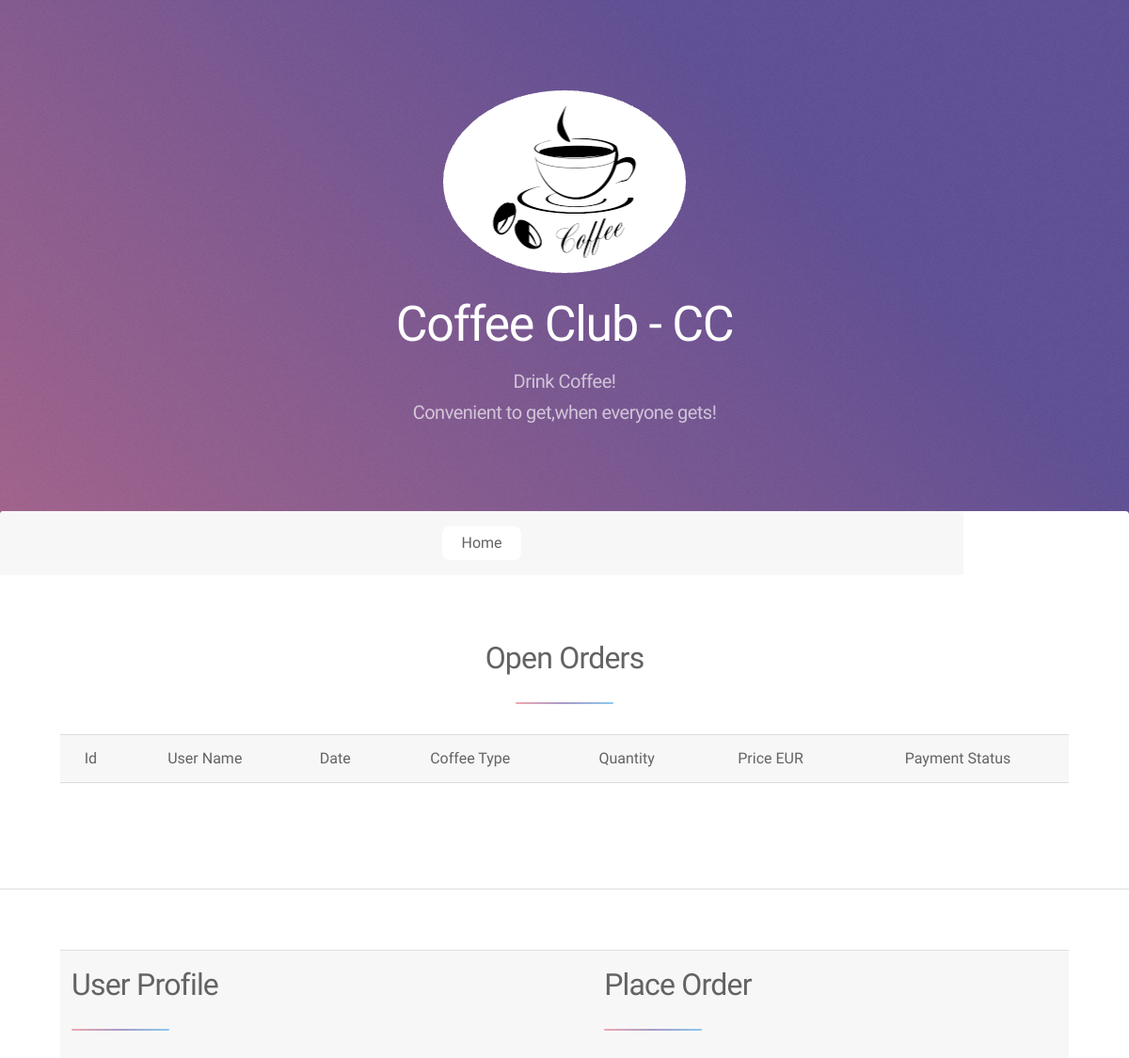
The page /user_profile/1 (signed in, upper part) on the database as committed earlier.
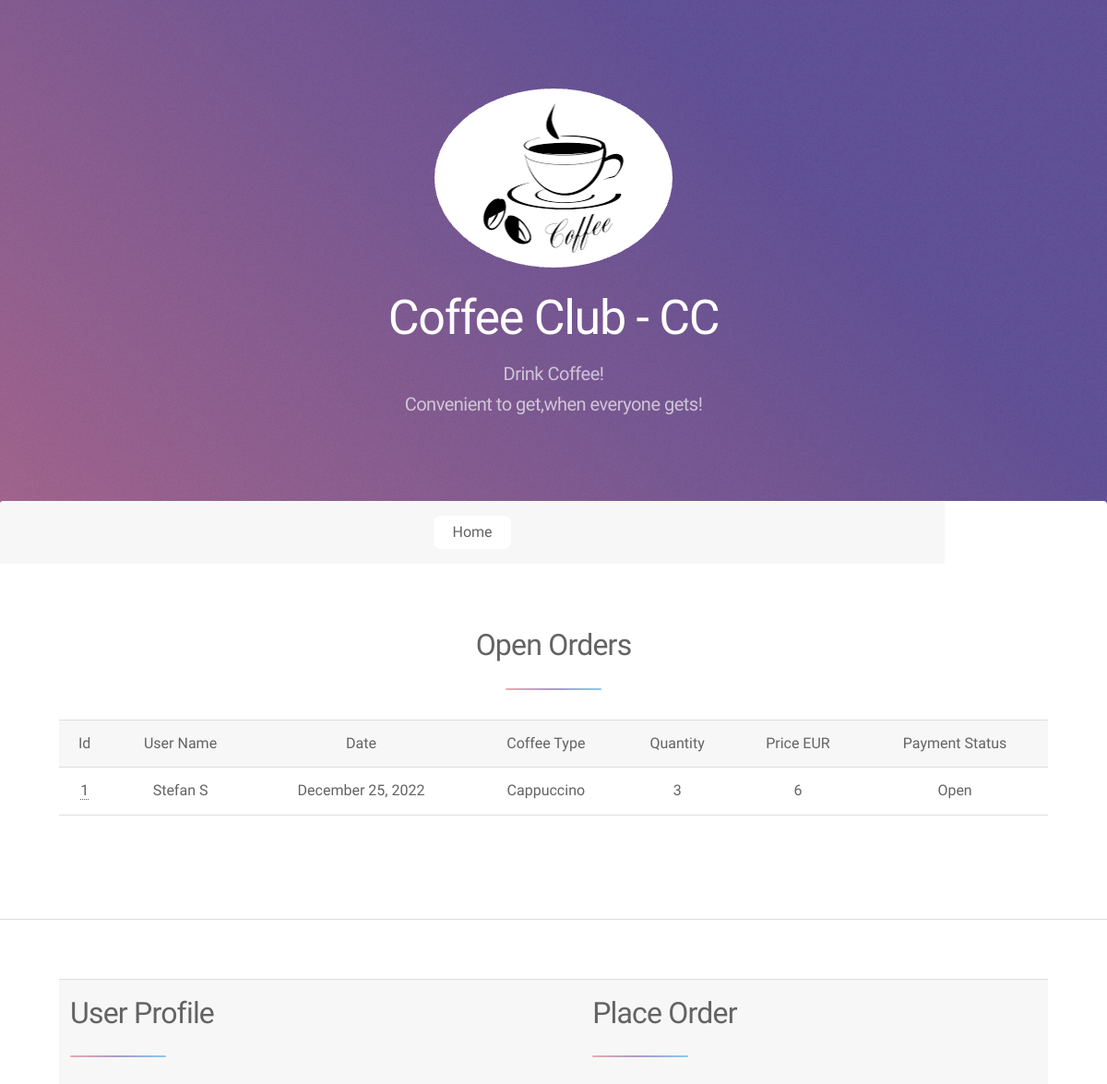
The same page on the database as committed later.
### main.py (models this page shows)
class Order(db.Model):
    __tablename__ = "orders"
    id = db.Column(db.Integer, primary_key=True)
    coffee_type = db.Column(db.String(100), nullable=False)
    price = db.Column(db.String(100))
    quantity = db.Column(db.Integer)
    date = db.Column(db.String(100))
    payment_status = db.Column(db.String(100))
    user_id = db.Column(db.Integer, db.ForeignKey('users.id'))
    user = relationship("User", back_populates="orders")

class User(UserMixin, db.Model):
    __tablename__ = "users"
    id = db.Column(db.Integer, primary_key=True)
    email = db.Column(db.String(100), unique=True)  # email is unique identifier
    password = db.Column(db.String(100))
    name = db.Column(db.String(100), nullable=False)
    mobile = db.Column(db.String(100))
    fetcher = db.Column(db.String(100))
    orders = relationship("Order", back_populates="user")
    receipts = relationship("Receipt", back_populates="user")

### main.py (the view, shortened to what this page needs)
@app.route('/user_profile/<user_id>', methods=["GET", "POST"])
@login_required
def user_profile(user_id):
    all_orders = Order.query.all()
    order_form = OrderForm()
    change_password_form = ChangePassword()
    return render_template("user_profile.html", orders=all_orders, oform=order_form, form=change_password_form,
                           user=current_user)

### main.py (called while the page is built)
@login_manager.user_loader
def load_user(user_id):
    return User.query.get(int(user_id))

### templates/user_profile.html (shortened to what this page needs)
{% import "bootstrap/wtf.html" as wtf %}
{% include "header.html" %}
					<nav id="nav">
						<ul>
							<li><a href="{{url_for('home')}}" class="active">Home</a></li>
						</ul>
					</nav>
					<div id="main">
							<section id="second" class="main special">
								<header class="major">
									<h2>Open Orders</h2>
									<table>
										<tr>
											<td>Id</td>
											<td>User Name</td>
											<td>Date</td>
											<td>Coffee Type</td>
											<td>Quantity</td>
											<td>Price EUR</td>
											<td>Payment Status</td>
										</tr>
										{% for order in orders %}
										{% if order.payment_status == "Open" %}
										<tr>
											<td><a href="{{ url_for('order_edit', order_id=order.id) }}">{{order.id}}</a></td>
											<td>{{order.user.name}}</td>
											<td>{{order.date}}</td>
											<td>{{order.coffee_type}}</td>
											<td>{{order.quantity}}</td>
											<td>{{order.price}}</td>
											<td>{{order.payment_status}}</td>
										</tr>
										{% endif %}
										{% endfor %}
									</table>
								</header>
							</section>
							<section id="intro" class="main">
								<div class="spotlight">
									<div class="content">
										<table>
											<tr>
												<td>
													<header class="major">
														<h2>User Profile</h2>
													</header>
												</td>
												<td>
													<header class="major">
														<h2>Place Order</h2>
													</header>
												</td>
											</tr>
										</table>
									</div>
								</div>
							</section>
					</div>
{% include "footer.html" %}

### templates/header.html (shortened to what this page needs)
<!DOCTYPE HTML>
<html>
	<head>
		<link rel="stylesheet" href="{{ url_for('static', filename='css/main.css') }}" />
	</head>
	<body class="is-preload">
			<div id="wrapper">
					<header id="header" class="alt">
						<span class="logo"><img src="{{ url_for('static', filename='images/logo.png') }}" alt="" /></span>
						<h1>Coffee Club - CC</h1>
						<p>Drink Coffee!<br />
						Convenient to get,when everyone gets!</p>
					</header>
			</div>

### templates/footer.html (shortened to what this page needs)
	</body>
</html>

Rows that differ between the two databases and show on the page:
now on this page (row edited): Order: id "1", user.name "Stefan S", date "December 25, 2022", coffee_type "Cappuccino", quantity "3", price "6", payment_status "Open"
